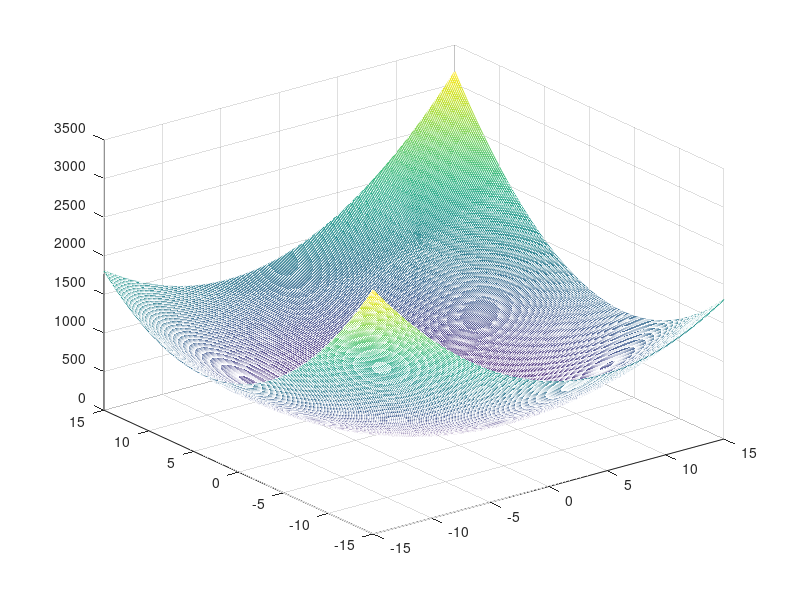
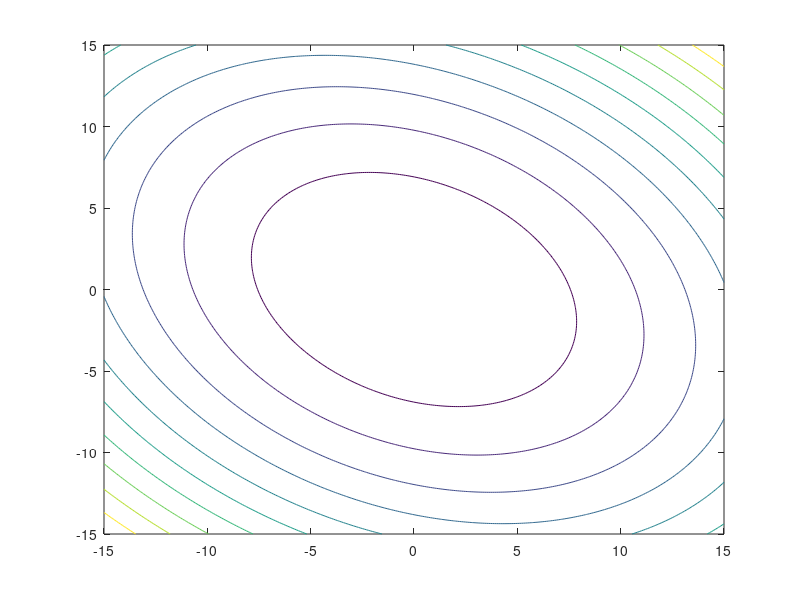

MATLAB code to generate these figures, in order: (Note: this script raises an error after producing the figures.)
close all; clear all; clc;

fg = @(x) 5*x(1).^2 + 6*x(2).^2 + 3*x(1)*x(2) + 7;
x1 = -15:0.1:15;
x2 = -15:0.1:15;
m=menu('Menu','Newton Raphson','Kvazi Newton', 'Levenberg')
[X Y] = meshgrid(x1,x2);

Z = 5*X.^2 + 6*Y.^2 + 3*X.*Y + 7;
mesh(X, Y, Z);
hold on;
figure(2);
contour(X,Y,Z);
hold on;
x = ginput(1)';
plot(x(1), x(2),'*b');

nMax = 300;
S = 1;
h = 10^(-3);
epsz = 10^(-8);
fmin = fg(x);
t = [x(1); x(2);fmin]
s0 = 10^(-3); 
for i=1:nMax
   % gradf = [16*x(1) + 5*x(2); 18*x(2) + 5*x(1)-3];
    gradf2 = gradiens(fg, x, h);
    if m ==1 % newton-raphson
        hessM = hessf(fg, x, h);
        M = -inv(hessM) * gradf2;
    end
    if m == 2%kvazi -newton
        hj= 0.1;%kicsi szam
        while (1)
          hessM = hessf(fg, x, hj);
          if det(hessM) ~= 0 && gradf2' * hessM * gradf2 > 0
              break;
          else
              hj = hj/2;
          end
        end
            M = -inv(hessM) * gradf2;
    end
    gamma = 200;
    if m == 3 %levenberg 
        Hcs = inv((gradf2 * gradf2' + gamma*eye(2))) * (fg(x));%megadott keplet
         M = -(Hcs) * gradf2;%irany meghatarozasa
    end
   
    %S = ((gradf' * gradf) / (gradf' * hessM * gradf));
    %S = golden(fg, x,  gradf2, s0);
   % S = interpolaciosm(fg, x,  gradf2, s0, h);
%    M = -inv(hessM) * gradf2;

    x1 = x + S*M;
    x = x1;
    t = [t [x(1); x(2); fmin]];
    plot(x(1), x(2),'*r');
    
    %megallasi feltetel
    if (norm(gradf2) <= epsz)
        break;
    end
    
    %megallasi feltetel
    if((norm(x - x1) <= epsz) && (abs(fg(x) - fg(x1)) < 0))
        break;
    end
    
    plot(x(1), x(2),'*g');
   
end

plot(t(1,:), t(2, :),'k' );
